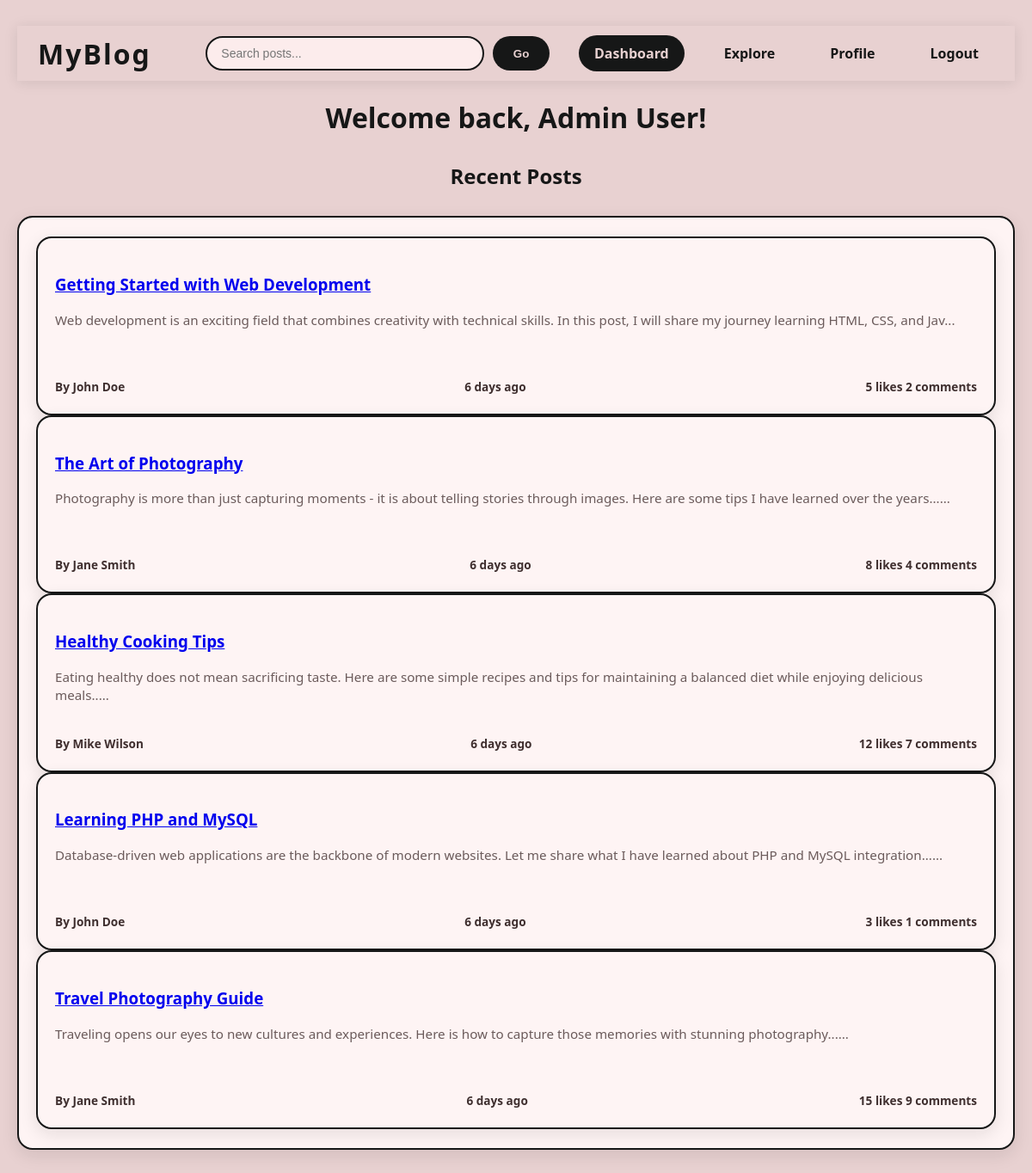
The page /dashboard.php (signed in) on the database as committed earlier.
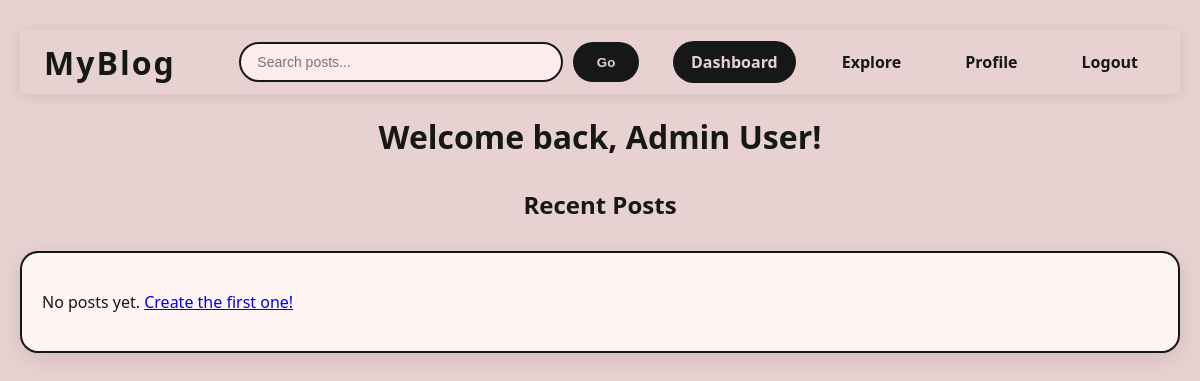
The same page on the database as committed later.
### tables this page shows
CREATE TABLE posts (
    id INT AUTO_INCREMENT PRIMARY KEY,
    user_id INT NOT NULL,
    title VARCHAR(255) NOT NULL,
    content TEXT NOT NULL,
    image VARCHAR(255) NULL,
    likes_count INT DEFAULT 0,
    comments_count INT DEFAULT 0,
    created_at TIMESTAMP DEFAULT CURRENT_TIMESTAMP,
    updated_at TIMESTAMP DEFAULT CURRENT_TIMESTAMP ON UPDATE CURRENT_TIMESTAMP,
    FOREIGN KEY (user_id) REFERENCES users(id) ON DELETE CASCADE
);

CREATE TABLE users (
    id INT AUTO_INCREMENT PRIMARY KEY,
    username VARCHAR(50) UNIQUE NOT NULL,
    email VARCHAR(100) UNIQUE NOT NULL,
    password VARCHAR(255) NOT NULL,
    full_name VARCHAR(100) NOT NULL,
    profile_image VARCHAR(255) DEFAULT 'default-avatar.png',
    bio TEXT,
    is_admin TINYINT(1) DEFAULT 0,
    created_at TIMESTAMP DEFAULT CURRENT_TIMESTAMP,
    updated_at TIMESTAMP DEFAULT CURRENT_TIMESTAMP ON UPDATE CURRENT_TIMESTAMP
);

### config.php (called while the page is built, shortened)
<?php
function formatTimeAgo($datetime) {
    $time = time() - strtotime($datetime);
    if ($time < 2592000) return floor($time/86400) . ' days ago';
    return date('M j, Y', strtotime($datetime));
}
?>

### dashboard.php (the view, shortened to what this page needs)
<?php
require_once 'config.php';
$stmt = $pdo->prepare("
    SELECT p.*, u.username, u.full_name
    FROM posts p
    JOIN users u ON p.user_id = u.id
    ORDER BY p.created_at DESC
    LIMIT 20
");
$stmt->execute();
$posts = $stmt->fetchAll(PDO::FETCH_ASSOC);
$search_posts = [];
?>
<!DOCTYPE html>
<html lang="en">
<head>
</head>
<body>
    <nav class="navbar">
  <div class="nav-container">
    <div class="nav-brand">
      <a href="dashboard.php">MyBlog</a>
    </div>
    <div class="nav-search">
      <form action="" method="GET">
        <input type="search" name="search" placeholder="Search posts...">
        <button type="submit">Go</button>
      </form>
    </div>
    <div class="nav-menu">
      <a href="dashboard.php" class="nav-link active">Dashboard</a>
      <a href="explore.php" class="nav-link">Explore</a>
      <a href="profile.php" class="nav-link">Profile</a>
      <a href="logout.php" class="nav-link">Logout</a>
    </div>
  </div>
</nav>
    <div class="main-container">
        <div class="dashboard-header">
            <h1>Welcome back, <?php echo htmlspecialchars($_SESSION['full_name']); ?>!</h1>
        </div>
        <?php if (!empty($search_posts)): ?>
            <div class="search-results">
                <h2>Search Results for "<?php echo htmlspecialchars($_GET['search']); ?>"</h2>
                <div class="posts-grid">
                    <?php foreach ($search_posts as $post): ?>
                        <div class="post-card">
                            <?php if ($post['image']): ?>
                                <img src="uploads/<?php echo htmlspecialchars($post['image']); ?>" alt="Post Image" class="post-image">
                            <?php endif; ?>
                            <div class="post-content">
                                <h3><a href="view_post.php?id=<?php echo $post['id']; ?>"><?php echo htmlspecialchars($post['title']); ?></a></h3>
                                <p class="post-excerpt"><?php echo substr(htmlspecialchars($post['content']), 0, 150) . '...'; ?></p>
                                <div class="post-meta">
                                    <span class="author">By <?php echo htmlspecialchars($post['full_name']); ?></span>
                                    <span class="date"><?php echo formatTimeAgo($post['created_at']); ?></span>
                                    <div class="post-stats">
                                        <span><?php echo $post['likes_count']; ?> likes</span>
                                        <span><?php echo $post['comments_count']; ?> comments</span>
                                    </div>
                                </div>
                            </div>
                        </div>
                    <?php endforeach; ?>
                </div>
            </div>
        <?php else: ?>
            <div class="recent-posts">
                <h2>Recent Posts</h2>
                <div class="post-card">
                <div class="posts-grid">
                    <?php if (empty($posts)): ?>
                        <p class="no-posts">No posts yet. <a href="create_post.php">Create the first one!</a></p>
                    <?php else: ?>
                        <?php foreach ($posts as $post): ?>
                            <div class="post-card">
                                <div class="post-content">
                                    <h3><a href="view_post.php?id=<?php echo $post['id']; ?>"><?php echo htmlspecialchars($post['title']); ?></a></h3>
                                    <p class="post-excerpt"><?php echo substr(htmlspecialchars($post['content']), 0, 150) . '...'; ?></p>
                                    <div class="post-meta">
                                        <span class="author">By <?php echo htmlspecialchars($post['full_name']); ?></span>
                                        <span class="date"><?php echo formatTimeAgo($post['created_at']); ?></span>
                                        <div class="post-stats">
                                            <span><?php echo $post['likes_count']; ?> likes</span>
                                            <span><?php echo $post['comments_count']; ?> comments</span>
                                        </div>
                                    </div>
                                </div>
                            </div>
                        <?php endforeach; ?>
                    <?php endif; ?>
                </div>
            </div>
        <?php endif; ?>
    </div>
</body>
</html>

Rows that differ between the two databases and show on the page:
removed posts: title "Getting Started with Web Development", content "Web development is an exciting field that combines creativity with technical skills. In this post, I will share my journey learning HTML, CSS, and Jav", user.full_name "John Doe", created_at "6 days ago", likes_count "5", comments_count "2"
removed posts: title "The Art of Photography", content "Photography is more than just capturing moments - it is about telling stories through images. Here are some tips I have learned over the years...", user.full_name "Jane Smith", created_at "6 days ago", likes_count "8", comments_count "4"
removed posts: title "Healthy Cooking Tips", content "Eating healthy does not mean sacrificing taste. Here are some simple recipes and tips for maintaining a balanced diet while enjoying delicious meals..", user.full_name "Mike Wilson", created_at "6 days ago", likes_count "12", comments_count "7"
removed posts: title "Learning PHP and MySQL", content "Database-driven web applications are the backbone of modern websites. Let me share what I have learned about PHP and MySQL integration...", user.full_name "John Doe", created_at "6 days ago", likes_count "3", comments_count "1"
removed posts: title "Travel Photography Guide", content "Traveling opens our eyes to new cultures and experiences. Here is how to capture those memories with stunning photography...", user.full_name "Jane Smith", created_at "6 days ago", likes_count "15", comments_count "9"
Other text that changed with them:
text now shown: "No posts yet. Create the first one!"
